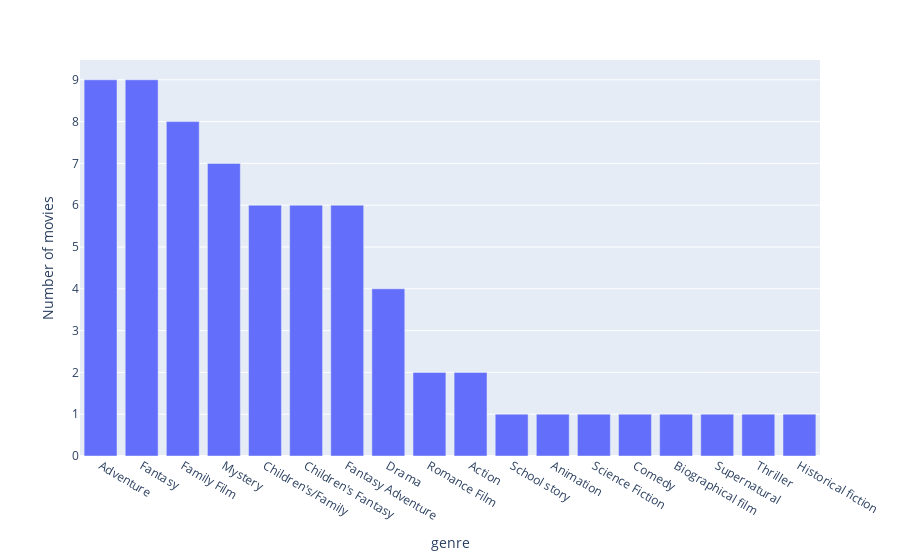

Source (notebook cell):
### Code cell
genres_analysis_for_actor(actor_movies_with_genre, movie_genres, "Emma Watson")

### Figure 1 — Plotly figure (JSON) as saved in the notebook; plotly's stock layout.template omitted (floating-point values rounded to 4 significant figures)
{"data": [{"alignmentgroup": "True", "hovertemplate": "genre=%{x}<br>Number of movies=%{y}<extra></extra>", "legendgroup": "", "marker": {"color": "#636efa", "pattern": {"shape": ""}}, "name": "", "offsetgroup": "", "orientation": "v", "showlegend": false, "textposition": "auto", "type": "bar", "x": ["Adventure", "Fantasy", "Family Film", "Mystery", "Children's/Family", "Children's Fantasy", "Fantasy Adventure", "Drama", "Romance Film", "Action", "School story", "Animation", "Science Fiction", "Comedy", "Biographical film", "Supernatural", "Thriller", "Historical fiction"], "xaxis": "x", "y": [9, 9, 8, 7, 6, 6, 6, 4, 2, 2, 1, 1, 1, 1, 1, 1, 1, 1], "yaxis": "y"}], "layout": {"autosize": true, "barmode": "relative", "legend": {"tracegroupgap": 0}, "margin": {"t": 60}, "xaxis": {"anchor": "y", "autorange": true, "domain": [0, 1], "range": [-0.5, 17.5], "title": {"text": "genre"}, "type": "category"}, "yaxis": {"anchor": "x", "autorange": true, "domain": [0, 1], "range": [0, 9.474], "title": {"text": "Number of movies"}, "type": "linear"}}}
